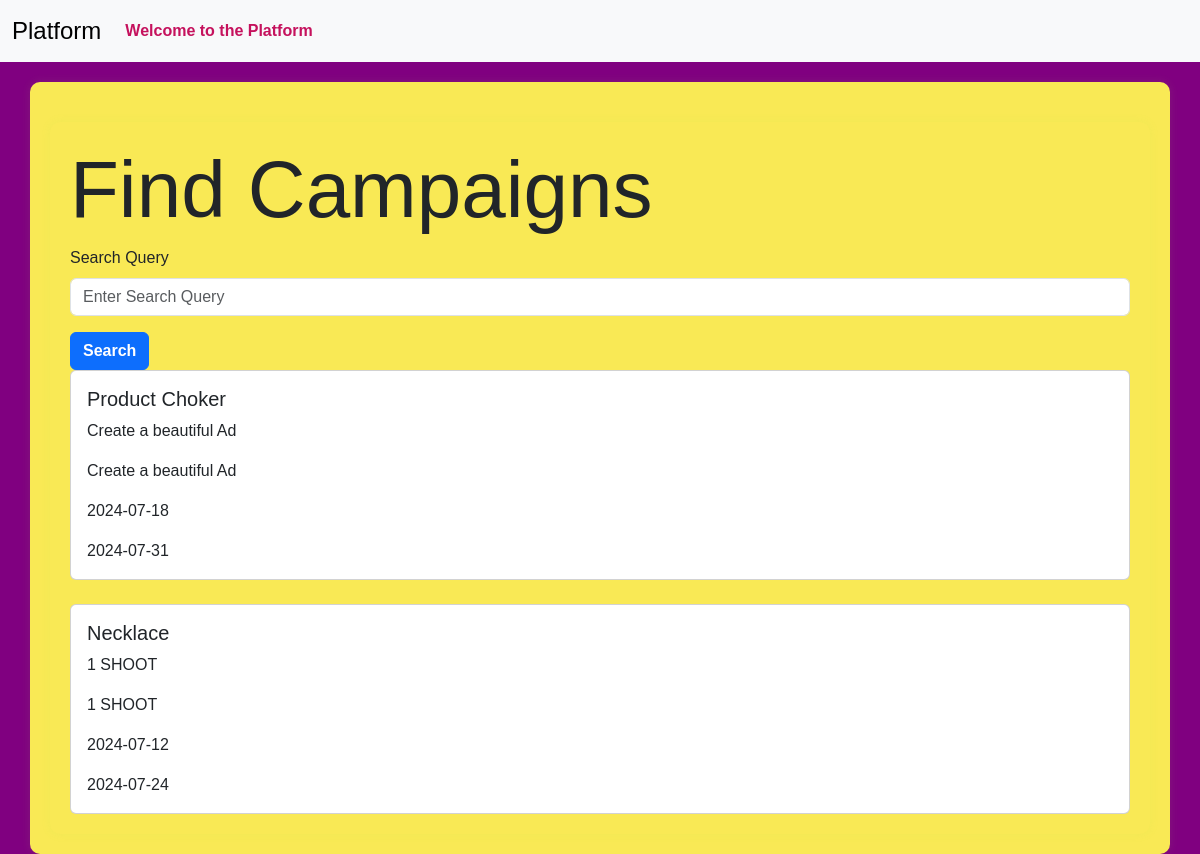
The page /influencer/find-campaigns (signed in) on the database its author committed.
### models.py (models this page shows)
class Campaign(db.Model):
    __tablename__ = 'campaign'
    id = Column(Integer, primary_key=True)
    name = Column(String(256), unique=False)
    description = Column(Text, nullable=True)
    start_date = Column(Date, nullable=False,default=date.today())
    end_date = Column(Date, nullable=False,default=lambda:date.today()+timedelta(days=30))
    budget = Column(Float, nullable=False,default=0.0)
    visibility = Column(Enum('public', 'private', name='visibility_enum'), nullable=False, default='public')
    sponsor_id = Column(Integer, ForeignKey('sponsor.id'), nullable=False)
    flagged = Column(Boolean, default=False)
    status = Column(String(20))
    niche = db.Column(db.Enum(NicheEnum), nullable=False)
    sponsor = relationship('Sponsor', backref='campaigns', overlaps="sponsor_campaigns,sponsor_relation")

### routes.py (the view)
@app.route('/influencer/find-campaigns', methods=['GET','POST'])
@auth_required
def find_campaigns():
    if request.method=='POST':
        pass
    campaigns=Campaign.query.filter(Campaign.sponsor_id.isnot(None)).all()
    return render_template('find_campaigns.html',campaigns=campaigns)

### app.py (called while the page is built)
@login_manager.user_loader
def load_user(user_id):
    return User.query.get(int(user_id))

### routes.py (called while the page is built)
def auth_required(func):
    @wraps(func)
    def inner(*args,**kwargs):
        if 'user_id' in session:
            return func(*args,**kwargs)
        else:
           flash('Kindly login first.')
           return redirect(url_for('login'))
    return inner

### templates/find_campaigns.html (shortened to what this page needs)
{% extends 'layout.html' %}
{% block content %}
<div class="container">
    <h1 class="display-1">Find Campaigns</h1>
    <form action="{{url_for('find_campaigns')}}" method="post">
        <div class="mb-3">
            <label for="searchQuery" class="form-label">Search Query</label>
            <input type="text" class="form-control" id="searchQuery" name="searchQuery" placeholder="Enter Search Query">
        </div>
        <button type="submit" class="btn btn-primary">Search</button>
    </form>
    <div class="row row-cols-1 row cols md-2 g-4">
        {% for campaign in campaigns %}
        <div class="col">
            <div class="card">
                <div class="card-body">
                    <h5 class="card-title">{{campaign.name}}</h5>
                    <p class="card-text">{{campaign.description}}</p>
                    <p class="card-text">{{campaign.description}}</p>
                    <p class="card-text">{{campaign.start_date}}</p>
                    <p class="card-text">{{campaign.end_date}}</p>
                </div>
            </div>
        </div>
        {% endfor %}
    </div>
</div>
{% endblock %}

### static/profile_pictures/style.css (style rules this page uses)
body { font-family: 'Arial', sans-serif; background-color:#800080; }
.container { margin-top: 20px; background-color: #f9e955; padding: 20px; border-radius: 10px; box-shadow: 0px 0px 10px rgba(154, 241, 83, 0.1); }
.btn { font-weight: bold; }

### rows shown on the page
Campaign: name "Product Choker", description "Create a beautiful Ad", start_date "2024-07-18", end_date "2024-07-31"
Campaign: name "Necklace", description "1 SHOOT", start_date "2024-07-12", end_date "2024-07-24"
